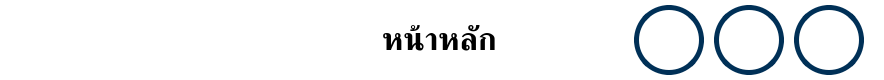
<?xml version="1.0" encoding="UTF-8"?>
<ui version="4.0">
 <class>HeaderMainWidget</class>
 <widget class="QFrame" name="HeaderMainWidget">
  <property name="geometry">
   <rect>
    <x>0</x>
    <y>0</y>
    <width>884</width>
    <height>80</height>
   </rect>
  </property>
  <property name="minimumSize">
   <size>
    <width>884</width>
    <height>80</height>
   </size>
  </property>
  <property name="maximumSize">
   <size>
    <width>884</width>
    <height>80</height>
   </size>
  </property>
  <property name="font">
   <font>
    <family>Poppins</family>
   </font>
  </property>
  <property name="styleSheet">
   <string notr="true">QFrame#HeaderMainWidget {
	background-color: transparent;
}

* { font-family: 'Poppins', 'Noto Sans Thai'; }</string>
  </property>
  <layout class="QHBoxLayout" name="headerLayout">
   <property name="leftMargin">
    <number>0</number>
   </property>
   <property name="topMargin">
    <number>0</number>
   </property>
   <property name="rightMargin">
    <number>20</number>
   </property>
   <property name="bottomMargin">
    <number>0</number>
   </property>
   <item>
    <spacer name="horizontalSpacer_left">
     <property name="orientation">
      <enum>Qt::Horizontal</enum>
     </property>
     <property name="sizeType">
      <enum>QSizePolicy::Fixed</enum>
     </property>
     <property name="sizeHint" stdset="0">
      <size>
       <width>250</width>
       <height>20</height>
      </size>
     </property>
    </spacer>
   </item>
   <item>
    <spacer name="horizontalSpacer">
     <property name="orientation">
      <enum>Qt::Horizontal</enum>
     </property>
     <property name="sizeHint" stdset="0">
      <size>
       <width>40</width>
       <height>20</height>
      </size>
     </property>
    </spacer>
   </item>
   <item>
    <widget class="QLabel" name="olbl_title">
     <property name="font">
      <font>
       <family>Poppins</family>
       <pointsize>24</pointsize>
       <weight>75</weight>
       <bold>true</bold>
      </font>
     </property>
     <property name="styleSheet">
      <string notr="true">color: #000000; font-family: 'Poppins', 'Noto Sans Thai';</string>
     </property>
     <property name="text">
      <string>หน้าหลัก</string>
     </property>
     <property name="alignment">
      <set>Qt::AlignLeading|Qt::AlignLeft|Qt::AlignVCenter</set>
     </property>
    </widget>
   </item>
   <item>
    <spacer name="horizontalSpacer_center">
     <property name="orientation">
      <enum>Qt::Horizontal</enum>
     </property>
     <property name="sizeHint" stdset="0">
      <size>
       <width>40</width>
       <height>20</height>
      </size>
     </property>
    </spacer>
   </item>
   <item>
    <widget class="QFrame" name="ofrm_header_icons">
     <property name="minimumSize">
      <size>
       <width>230</width>
       <height>80</height>
      </size>
     </property>
     <property name="maximumSize">
      <size>
       <width>230</width>
       <height>80</height>
      </size>
     </property>
     <property name="styleSheet">
      <string notr="true">QPushButton {
	border: 5px solid #003057;
	border-radius: 35px;
	min-width: 60px;
	min-height: 60px;
}
QPushButton:pressed {
	background-color: #e0e0e0;
}</string>
     </property>
     <layout class="QHBoxLayout" name="headerIconsLayout">
      <property name="spacing">
       <number>10</number>
      </property>
      <property name="leftMargin">
       <number>0</number>
      </property>
      <property name="topMargin">
       <number>0</number>
      </property>
      <property name="rightMargin">
       <number>0</number>
      </property>
      <property name="bottomMargin">
       <number>0</number>
      </property>
      <item>
       <widget class="QPushButton" name="obtn_warning_top">
        <property name="sizePolicy">
         <sizepolicy hsizetype="Minimum" vsizetype="Fixed">
          <horstretch>0</horstretch>
          <verstretch>0</verstretch>
         </sizepolicy>
        </property>
        <property name="text">
         <string/>
        </property>
        <property name="icon">
         <iconset resource="../../assets/resources.qrc">
          <normaloff>:/images/warning.png</normaloff>:/images/warning.png</iconset>
        </property>
        <property name="iconSize">
         <size>
          <width>55</width>
          <height>55</height>
         </size>
        </property>
        <property name="checkable">
         <bool>false</bool>
        </property>
       </widget>
      </item>
      <item>
       <widget class="QPushButton" name="obtn_lang_top">
        <property name="text">
         <string/>
        </property>
        <property name="icon">
         <iconset resource="../../assets/resources.qrc">
          <normaloff>:/images/th-TH.png</normaloff>
          <activeon>:/images/en-GB.png</activeon>
          <selectedon>:/images/en-GB.png</selectedon>:/images/th-TH.png</iconset>
        </property>
        <property name="iconSize">
         <size>
          <width>50</width>
          <height>50</height>
         </size>
        </property>
        <property name="checkable">
         <bool>true</bool>
        </property>
       </widget>
      </item>
      <item>
       <widget class="QPushButton" name="obtn_login_logout_top">
        <property name="text">
         <string/>
        </property>
        <property name="icon">
         <iconset resource="../../assets/resources.qrc">
          <normaloff>:/images/login.png</normaloff>
          <normalon>:/icon/user-circle-filled.svg</normalon>:/images/login.png</iconset>
        </property>
        <property name="iconSize">
         <size>
          <width>55</width>
          <height>55</height>
         </size>
        </property>
        <property name="checkable">
         <bool>false</bool>
        </property>
       </widget>
      </item>
     </layout>
    </widget>
   </item>
  </layout>
 </widget>
 <resources>
  <include location="../../assets/resources.qrc"/>
 </resources>
 <connections/>
</ui>
